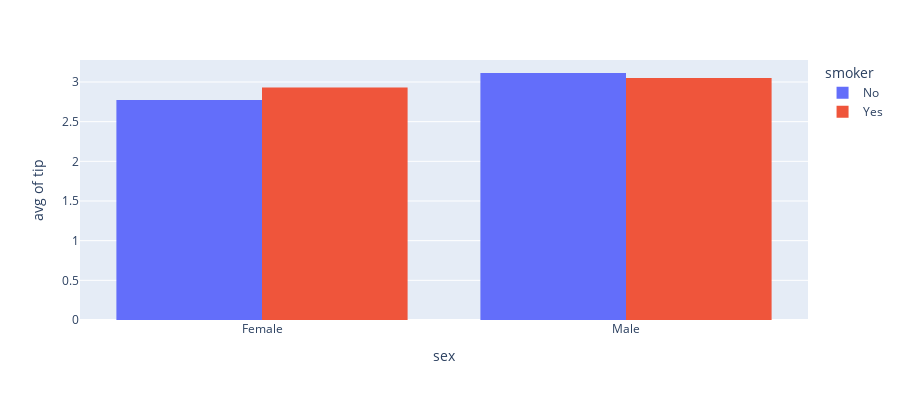

Write notebook code for a chart like this one.
### Code cell
df = px.data.tips()
figure = px.histogram(df, x="sex", y="tip", color="smoker", barmode="group", height=400, histfunc="avg")
figure.show()

### Figure 1 — Plotly figure (JSON) as saved in the notebook; plotly's stock layout.template omitted (floating-point values rounded to 4 significant figures; data arrays with more than 128 entries replaced by an {"elided": "..."} marker saying what was removed)
{"data": [{"alignmentgroup": "True", "bingroup": "x", "histfunc": "avg", "hovertemplate": "smoker=No<br>sex=%{x}<br>avg of tip=%{y}<extra></extra>", "legendgroup": "No", "marker": {"color": "#636efa", "pattern": {"shape": ""}}, "name": "No", "offsetgroup": "No", "orientation": "v", "showlegend": true, "type": "histogram", "x": {"elided": "151 str values"}, "xaxis": "x", "y": {"elided": "151 float values"}, "yaxis": "y"}, {"alignmentgroup": "True", "bingroup": "x", "histfunc": "avg", "hovertemplate": "smoker=Yes<br>sex=%{x}<br>avg of tip=%{y}<extra></extra>", "legendgroup": "Yes", "marker": {"color": "#EF553B", "pattern": {"shape": ""}}, "name": "Yes", "offsetgroup": "Yes", "orientation": "v", "showlegend": true, "type": "histogram", "x": ["Male", "Male", "Male", "Male", "Male", "Male", "Female", "Male", "Female", "Female", "Male", "Male", "Male", "Male", "Female", "Female", "Male", "Male", "Male", "Male", "Female", "Female", "Female", "Female", "Male", "Male", "Male", "Female", "Male", "Female", "Female", "Female", "Male", "Male", "Male", "Male", "Male", "Male", "Male", "Male", "Female", "Male", "Male", "Male", "Male", "Male", "Male", "Female", "Male", "Female", "Male", "Male", "Female", "Male", "Male", "Male", "Male", "Female", "Female", "Male", "Male", "Female", "Female", "Female", "Male", "Female", "Male", "Male", "Male", "Female", "Male", "Male", "Female", "Female", "Female", "Male", "Male", "Male", "Female", "Male", "Female", "Male", "Male", "Female", "Female", "Female", "Male", "Male", "Male", "Male", "Male", "Female", "Male"], "xaxis": "x", "y": [3, 1.76, 3.21, 2, 1.98, 3.76, 1, 2.09, 3.14, 5, 3.08, 3, 5, 3, 1, 4.3, 4.73, 4, 1.5, 3, 2.5, 3, 2.5, 3.48, 1.64, 4.06, 4.29, 4, 2, 3, 1.61, 2, 10, 3.16, 5.15, 3.18, 4, 3.11, 2, 2, 4, 3.55, 3.68, 5.65, 3.5, 6.5, 3, 3.5, 2, 3.5, 4, 1.5, 4.19, 2.56, 2.02, 4, 2, 5, 2, 2, 4, 2.01, 2, 2.5, 4, 3.23, 3.41, 3, 2.03, 2.23, 2, 5.16, 2.5, 6.5, 1.1, 3, 1.5, 1.44, 3.09, 2.2, 3.48, 1.92, 1.58, 2.5, 2, 2.88, 2, 3, 3, 1, 1.17, 2, 2], "yaxis": "y"}], "layout": {"barmode": "group", "height": 400, "legend": {"title": {"text": "smoker"}, "tracegroupgap": 0}, "margin": {"t": 60}, "xaxis": {"anchor": "y", "domain": [0, 1], "title": {"text": "sex"}}, "yaxis": {"anchor": "x", "domain": [0, 1], "title": {"text": "avg of tip"}}}}
